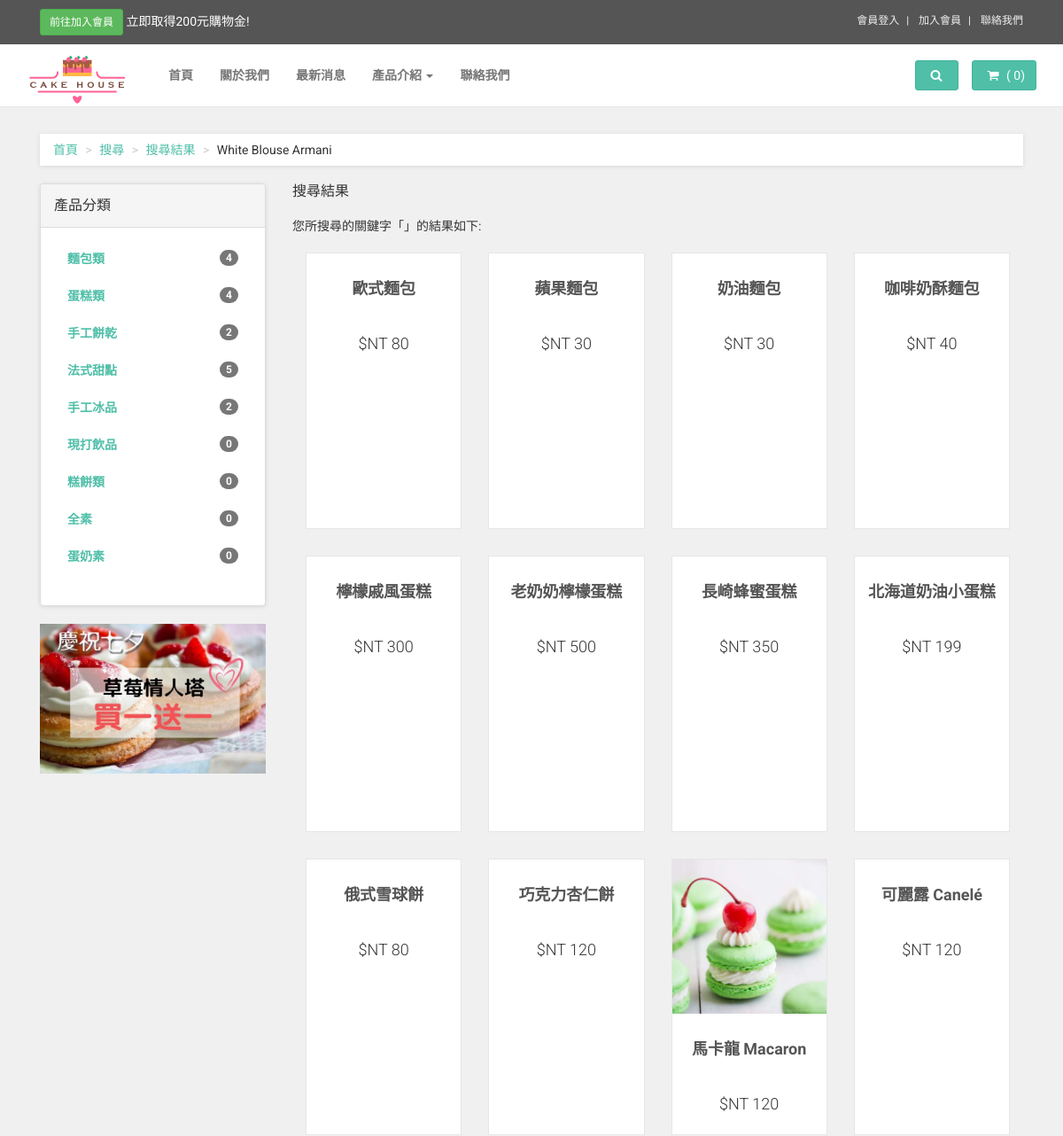
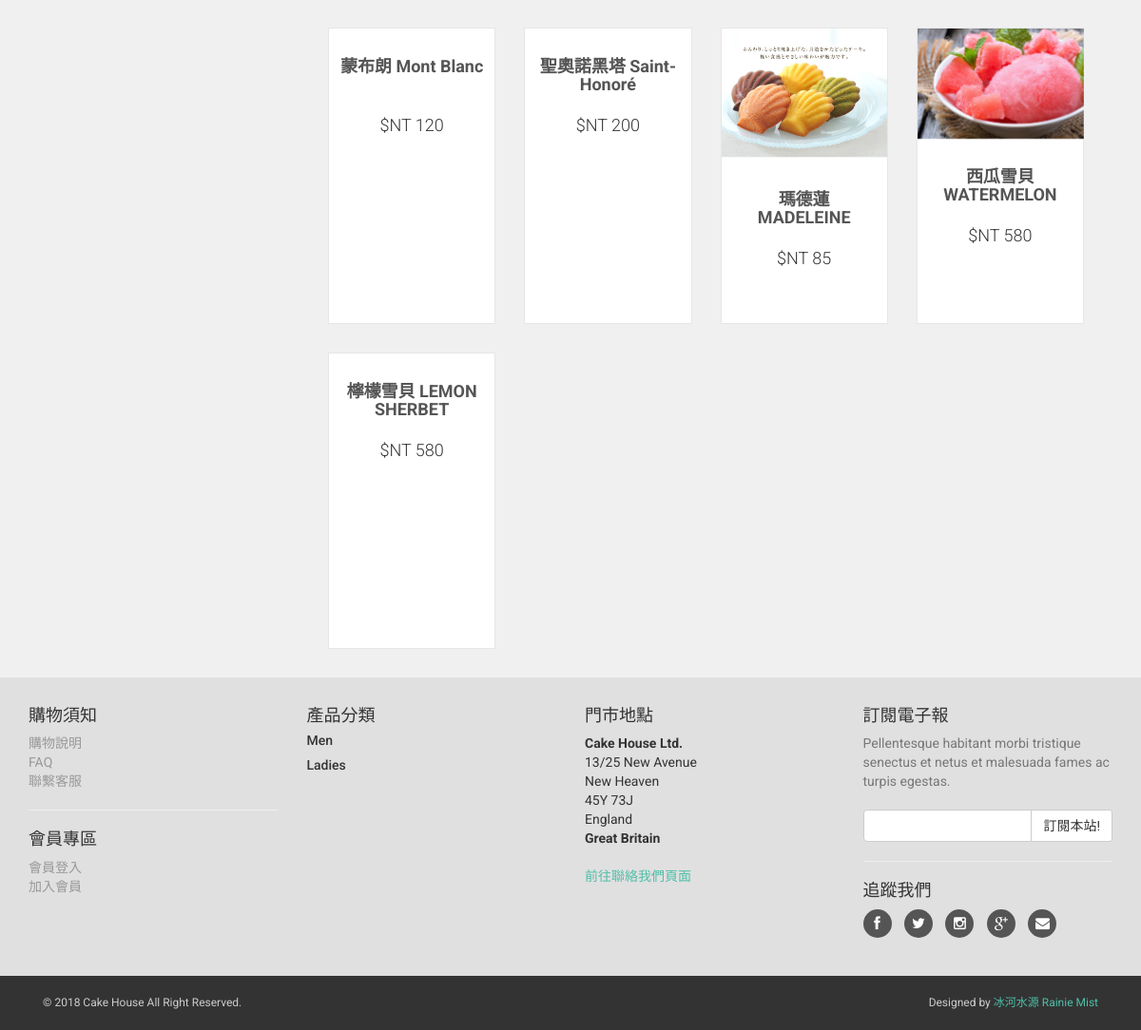
/frontend/search_result.php, run on the app's committed database (2 pictures, top to bottom).
### tables this page shows
CREATE TABLE IF NOT EXISTS `product_categories` (
  `product_categories_id` int(11) NOT NULL,
  `category` varchar(255) NOT NULL,
  `created_at` varchar(255) DEFAULT NULL,
  `updated_at` varchar(255) DEFAULT NULL,
  `order` int(11) NOT NULL,
  `series_id` int(11) NOT NULL
);

CREATE TABLE IF NOT EXISTS `products` (
  `products_id` int(11) NOT NULL,
  `product_categories_id` int(11) NOT NULL,
  `picture` varchar(255) DEFAULT NULL,
  `name` varchar(255) NOT NULL,
  `description` text NOT NULL,
  `price` varchar(255) NOT NULL,
  `created_at` varchar(255) DEFAULT NULL,
  `updated_at` varchar(255) DEFAULT NULL
);

### frontend/search_result.php (the view, shortened to what this page needs)
<?php
require_once('../connection/connection.php');
$query = $db->query("SELECT * FROM products WHERE name LIKE '%". $_GET['keyword']."%' OR description LIKE '%". $_GET['keyword']."%'");
$search_result = $query->fetchAll(PDO::FETCH_ASSOC);
?>
<!DOCTYPE html>
<html lang="en">
<head>
    <?php require_once('template/head_files.php'); ?>
</head>
<body>
<?php require_once('template/navbar.php'); ?>
    <div id="all">
        <div id="content">
            <div class="container">
                <div class="col-md-12">
                    <ul class="breadcrumb">
                        <li><a href="#">首頁</a>
                        </li>
                        <li><a href="#">搜尋</a>
                        </li>
                        <li><a href="#">搜尋結果</a>
                        </li>
                        <li>White Blouse Armani</li>
                    </ul>
                </div>
                <div class="col-md-3">
                    <div class="panel panel-default sidebar-menu">
                        <div class="panel-heading">
                            <h3 class="panel-title">產品分類</h3>
                        </div>
                        <div class="panel-body">
                            <ul class="nav nav-pills nav-stacked category-menu">
                            <?php foreach($categories as $side_categories){
                                    $query = $db->query("SELECT * FROM products WHERE product_categories_id=".$side_categories['product_categories_id']);
                                    $total_products = count($query->fetchAll(PDO::FETCH_ASSOC));
                                ?>
                                <li>
                                    <a href="products_list.php?cat=<?php echo $side_categories['product_categories_id']; ?>"><?php echo $side_categories['category']; ?> <span class="badge pull-right"><?php echo $total_products; ?></span></a>
                                </li>
                            <?php } ?>
                            </ul>
                        </div>
                    </div>
                    <div class="banner">
                        <a href="#">
                            <img src="../images/ad-banner.jpg" alt="sales 2014" class="img-responsive">
                        </a>
                    </div>
                </div>
                <div class="col-md-9">
                    <div class="row same-height-row">
                        <div class="col-sm-12">
                        <h3 class="panel-title">搜尋結果</h3>
                        <br>
                        <p>您所搜尋的關鍵字「<?php echo $_GET['keyword']; ?>」的結果如下:</p>
                        <?php foreach($search_result as $products){  ?>
                        <div class="col-sm-3">
                            <div class="product same-height">
                                <div class="flip-container">
                                    <div class="flipper">
                                        <div class="front">
                                            <a href="products.php?id=<?php echo $products['products_id']; ?>">
                                                <img src="../uploads/products/<?php echo $products['picture']; ?>" alt="" class="img-responsive">
                                            </a>
                                        </div>
                                        <div class="back">
                                            <a href="products.php?id=<?php echo $products['products_id']; ?>">
                                            </a>
                                        </div>
                                    </div>
                                </div>
                                <div class="text">
                                    <h3><a href="products.php?id=<?php echo $products['products_id']; ?>"><?php echo $products['name']; ?></a></h3>
                                    <p class="price">$NT <?php echo $products['price']; ?></p>
                                </div>
                            </div>
                        </div>
                        <?php } ?>
                        </div>
                    </div>
                </div>
            </div>
        </div>
       <?php require_once('template/footer.php'); ?>
</body>
</html>

### css/cake/style.default.css (style rules this page uses)
a, button { -webkit-transition: all 0.2s ease-out; -moz-transition: all 0.2s ease-out; transition: all 0.2s ease-out; }
.breadcrumb { -webkit-box-shadow: 0 1px 5px rgba(0, 0, 0, 0.1); box-shadow: 0 1px 5px rgba(0, 0, 0, 0.1); }
#content .panel.sidebar-menu { -webkit-box-sizing: border-box; -moz-box-sizing: border-box; box-sizing: border-box; -webkit-box-shadow: 0 1px 5px rgba(0, 0, 0, 0.1); box-shadow: 0 1px 5px rgba(0, 0, 0, 0.1); }
#content .panel.sidebar-menu h3 { padding: 5px 0; margin: 0; }
#content .panel.sidebar-menu ul.nav.category-menu { margin-bottom: 20px; }
#content .panel.sidebar-menu ul.nav.category-menu li a { text-transform: uppercase; font-weight: bold; }
#content .product { background: #fff; border: solid 1px #e6e6e6; -webkit-box-sizing: border-box; -moz-box-sizing: border-box; box-sizing: border-box; margin-bottom: 30px; }
#content .product .flip-container { cursor: pointer; -webkit-perspective: 1000; -moz-perspective: 1000; perspective: 1000; -webkit-transform-style: preserve-3d; -moz-transform-style: preserve-3d; -ms-transform-style: preserve-3d; transform-style: preserve-3d; }
#content .product .flip-container, #content .product .front, #content .product .back { width: 100%; }
#content .product .flipper { -webkit-backface-visibility: hidden; -moz-backface-visibility: hidden; backface-visibility: hidden; -webkit-transition: 0.6s; transition: 0.6s; -webkit-transform-style: preserve-3d; -moz-transform-style: preserve-3d; -ms-transform-style: preserve-3d; transform-style: preserve-3d; position: relative; }
#content .product .front, #content .product .back { -webkit-backface-visibility: hidden; -moz-backface-visibility: hidden; backface-visibility: hidden; -webkit-transition: 0.6s; transition: 0.6s; -webkit-transform-style: preserve-3d; -moz-transform-style: preserve-3d; -ms-transform-style: preserve-3d; transform-style: preserve-3d; position: absolute; top: 0; left: 0; }
#content .product .front { z-index: 2; -webkit-transform: rotateY(0deg); -ms-transform: rotateY(0deg); transform: rotateY(0deg); }
#content .product .back { -webkit-transform: rotateY(-180deg); -ms-transform: rotateY(-180deg); transform: rotateY(-180deg); }
#content .product .text { padding: 10px 10px 0; }
#content .product .text h3 { font-size: 18px; font-weight: 700; height: 39.6px; text-align: center; overflow: hidden; }
#content .product .text h3 a { color: #555555; }
#content .product .text p.price { font-size: 18px; text-align: center; font-weight: 300; }
#content .banner { margin-bottom: 30px; }
.nav { margin-bottom: 0; padding-left: 0; list-style: none; }
.nav > li > a { padding: 10px 15px; }
.nav-pills > li > a { border-radius: 0; }
body { font-family: "Roboto", Helvetica, Arial, sans-serif; font-size: 14px; line-height: 1.42857143; color: #333333; background-color: #f0f0f0; }
a { color: #4fbfa8; text-decoration: none; }
.breadcrumb { padding: 8px 15px; margin-bottom: 20px; background-color: #ffffff; border-radius: 0; }
.breadcrumb > li + li:before { content: ">\00a0"; color: #cccccc; }
h1, h2, h3, h4, h5, h6, .h1, .h2, .h3, .h4, .h5, .h6 { font-family: inherit; font-weight: 500; line-height: 1.1; color: inherit; }
h1, .h1, h2, .h2, h3, .h3 { margin-top: 20px; margin-bottom: 20px; }
p, ul, ol { margin: 0 0 20px; }

### data on the page
product_categories: category "麵包類", total_products "4"
product_categories: category "蛋糕類", total_products "4"
product_categories: category "手工餅乾", total_products "2"
product_categories: category "法式甜點", total_products "5"
product_categories: category "手工冰品", total_products "2"
product_categories: category "現打飲品", total_products "0"
product_categories: category "糕餅類", total_products "0"
product_categories: category "全素", total_products "0"
product_categories: category "蛋奶素", total_products "0"
products: name "歐式麵包", price "80"
products: name "蘋果麵包", price "30"
products: name "奶油麵包", price "30"
products: name "咖啡奶酥麵包", price "40"
products: name "檸檬戚風蛋糕", price "300"
products: name "老奶奶檸檬蛋糕", price "500"
products: name "長崎蜂蜜蛋糕", price "350"
products: name "北海道奶油小蛋糕", price "199"
products: name "俄式雪球餅", price "80"
products: name "巧克力杏仁餅", price "120"
products: picture (picture), name "馬卡龍 Macaron", price "120"
products: name "可麗露 Canelé", price "120"
products: name "蒙布朗 Mont Blanc", price "120"
products: name "聖奧諾黑塔 Saint-Honoré", price "200"
products: picture (picture), name "瑪德蓮 MADELEINE", price "85"
products: picture (picture), name "西瓜雪貝 WATERMELON…", price "580"
products: name "檸檬雪貝 LEMON SHERBET", price "580"
